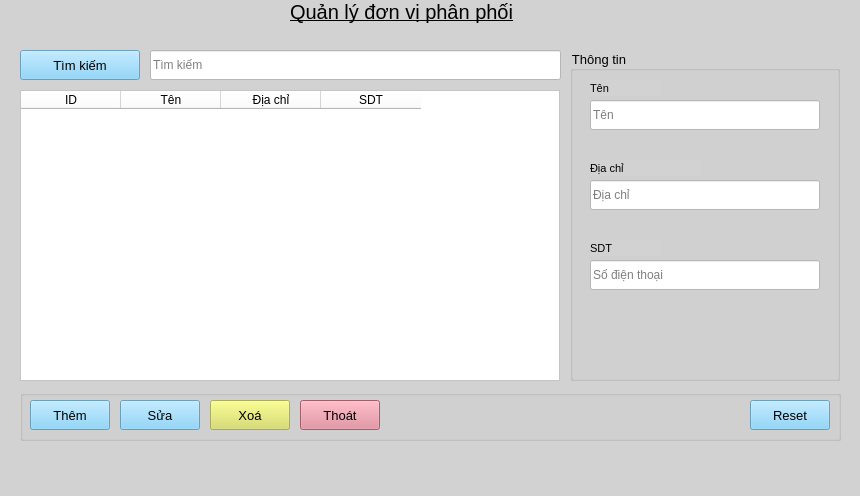
<?xml version="1.0" encoding="UTF-8"?>
<ui version="4.0">
 <class>qldvppWindow</class>
 <widget class="QMainWindow" name="qldvppWindow">
  <property name="geometry">
   <rect>
    <x>0</x>
    <y>0</y>
    <width>860</width>
    <height>496</height>
   </rect>
  </property>
  <property name="windowTitle">
   <string>MainWindow</string>
  </property>
  <property name="styleSheet">
   <string notr="true">background-color:rgba(210, 210, 210,1);</string>
  </property>
  <widget class="QWidget" name="centralwidget">
   <widget class="QTableWidget" name="tb_qldvpp">
    <property name="geometry">
     <rect>
      <x>20</x>
      <y>90</y>
      <width>540</width>
      <height>291</height>
     </rect>
    </property>
    <property name="cursor" stdset="0">
     <cursorShape>PointingHandCursor</cursorShape>
    </property>
    <property name="styleSheet">
     <string notr="true">background-color:rgba(255, 255, 255, 1);</string>
    </property>
    <column>
     <property name="text">
      <string>ID</string>
     </property>
    </column>
    <column>
     <property name="text">
      <string>Tên</string>
     </property>
    </column>
    <column>
     <property name="text">
      <string>Địa chỉ</string>
     </property>
    </column>
    <column>
     <property name="text">
      <string>SDT</string>
     </property>
    </column>
   </widget>
   <widget class="QLabel" name="lb_qldvpp">
    <property name="geometry">
     <rect>
      <x>290</x>
      <y>0</y>
      <width>331</width>
      <height>41</height>
     </rect>
    </property>
    <property name="font">
     <font>
      <pointsize>15</pointsize>
      <underline>true</underline>
     </font>
    </property>
    <property name="text">
     <string>Quản lý đơn vị phân phối</string>
    </property>
    <property name="alignment">
     <set>Qt::AlignLeading|Qt::AlignLeft|Qt::AlignTop</set>
    </property>
   </widget>
   <widget class="QLineEdit" name="tim_qldvpp">
    <property name="geometry">
     <rect>
      <x>150</x>
      <y>50</y>
      <width>411</width>
      <height>30</height>
     </rect>
    </property>
    <property name="styleSheet">
     <string notr="true">background-color:rgba(255, 255, 255, 1);</string>
    </property>
    <property name="placeholderText">
     <string>Tìm kiếm</string>
    </property>
   </widget>
   <widget class="QGroupBox" name="grb_qlch">
    <property name="geometry">
     <rect>
      <x>570</x>
      <y>50</y>
      <width>270</width>
      <height>331</height>
     </rect>
    </property>
    <property name="font">
     <font>
      <pointsize>10</pointsize>
     </font>
    </property>
    <property name="styleSheet">
     <string notr="true">background-color:rgba(210, 210, 210,1);</string>
    </property>
    <property name="title">
     <string>Thông tin</string>
    </property>
    <widget class="QLineEdit" name="txt_qldvpp_ten">
     <property name="geometry">
      <rect>
       <x>20</x>
       <y>50</y>
       <width>230</width>
       <height>30</height>
      </rect>
     </property>
     <property name="styleSheet">
      <string notr="true">background-color:rgba(255, 255, 255, 1);</string>
     </property>
     <property name="placeholderText">
      <string>Tên</string>
     </property>
    </widget>
    <widget class="QLineEdit" name="txt_qldvpp_dc">
     <property name="geometry">
      <rect>
       <x>20</x>
       <y>130</y>
       <width>230</width>
       <height>30</height>
      </rect>
     </property>
     <property name="styleSheet">
      <string notr="true">background-color:rgba(255, 255, 255, 1);</string>
     </property>
     <property name="placeholderText">
      <string>Địa chỉ</string>
     </property>
    </widget>
    <widget class="QLineEdit" name="txt_qldvpp_sdt">
     <property name="geometry">
      <rect>
       <x>20</x>
       <y>210</y>
       <width>230</width>
       <height>30</height>
      </rect>
     </property>
     <property name="styleSheet">
      <string notr="true">background-color:rgba(255, 255, 255, 1);</string>
     </property>
     <property name="placeholderText">
      <string>Số điện thoại</string>
     </property>
    </widget>
    <widget class="QLabel" name="lb_qldvpp_ten">
     <property name="geometry">
      <rect>
       <x>20</x>
       <y>30</y>
       <width>71</width>
       <height>16</height>
      </rect>
     </property>
     <property name="font">
      <font>
       <pointsize>8</pointsize>
      </font>
     </property>
     <property name="text">
      <string>Tên</string>
     </property>
    </widget>
    <widget class="QLabel" name="lb_qldvpp_dc">
     <property name="geometry">
      <rect>
       <x>20</x>
       <y>110</y>
       <width>111</width>
       <height>16</height>
      </rect>
     </property>
     <property name="font">
      <font>
       <pointsize>8</pointsize>
      </font>
     </property>
     <property name="text">
      <string>Địa chỉ</string>
     </property>
    </widget>
    <widget class="QLabel" name="lb_qldvpp_sdt">
     <property name="geometry">
      <rect>
       <x>20</x>
       <y>190</y>
       <width>71</width>
       <height>16</height>
      </rect>
     </property>
     <property name="font">
      <font>
       <pointsize>8</pointsize>
      </font>
     </property>
     <property name="text">
      <string>SDT</string>
     </property>
    </widget>
   </widget>
   <widget class="QPushButton" name="btn_timkiem_qldvpp">
    <property name="geometry">
     <rect>
      <x>20</x>
      <y>50</y>
      <width>120</width>
      <height>30</height>
     </rect>
    </property>
    <property name="font">
     <font>
      <pointsize>10</pointsize>
     </font>
    </property>
    <property name="cursor">
     <cursorShape>PointingHandCursor</cursorShape>
    </property>
    <property name="styleSheet">
     <string notr="true">background-color:rgba(118, 203, 248, 0.8);
</string>
    </property>
    <property name="text">
     <string>Tìm kiếm</string>
    </property>
   </widget>
   <widget class="QGroupBox" name="groupBox">
    <property name="geometry">
     <rect>
      <x>20</x>
      <y>390</y>
      <width>821</width>
      <height>51</height>
     </rect>
    </property>
    <property name="title">
     <string/>
    </property>
    <widget class="QPushButton" name="btn_again">
     <property name="geometry">
      <rect>
       <x>730</x>
       <y>10</y>
       <width>80</width>
       <height>30</height>
      </rect>
     </property>
     <property name="font">
      <font>
       <pointsize>10</pointsize>
      </font>
     </property>
     <property name="cursor">
      <cursorShape>PointingHandCursor</cursorShape>
     </property>
     <property name="styleSheet">
      <string notr="true">background-color:rgba(118, 203, 248, 0.8);
</string>
     </property>
     <property name="text">
      <string>Reset</string>
     </property>
    </widget>
    <widget class="QPushButton" name="btn_thoat_qldvpp">
     <property name="geometry">
      <rect>
       <x>280</x>
       <y>10</y>
       <width>80</width>
       <height>30</height>
      </rect>
     </property>
     <property name="font">
      <font>
       <pointsize>10</pointsize>
      </font>
     </property>
     <property name="cursor">
      <cursorShape>PointingHandCursor</cursorShape>
     </property>
     <property name="styleSheet">
      <string notr="true">background-color: rgba(225, 130, 146, 1);</string>
     </property>
     <property name="text">
      <string>Thoát</string>
     </property>
    </widget>
    <widget class="QPushButton" name="btn_them_qldvpp">
     <property name="geometry">
      <rect>
       <x>10</x>
       <y>10</y>
       <width>80</width>
       <height>30</height>
      </rect>
     </property>
     <property name="font">
      <font>
       <pointsize>10</pointsize>
      </font>
     </property>
     <property name="cursor">
      <cursorShape>PointingHandCursor</cursorShape>
     </property>
     <property name="styleSheet">
      <string notr="true">background-color:rgba(118, 203, 248, 0.8);
</string>
     </property>
     <property name="text">
      <string>Thêm</string>
     </property>
    </widget>
    <widget class="QPushButton" name="btn_sua_qldvpp">
     <property name="geometry">
      <rect>
       <x>100</x>
       <y>10</y>
       <width>80</width>
       <height>30</height>
      </rect>
     </property>
     <property name="font">
      <font>
       <pointsize>10</pointsize>
      </font>
     </property>
     <property name="cursor">
      <cursorShape>PointingHandCursor</cursorShape>
     </property>
     <property name="styleSheet">
      <string notr="true">background-color:rgba(118, 203, 248, 0.8);
</string>
     </property>
     <property name="text">
      <string>Sửa</string>
     </property>
    </widget>
    <widget class="QPushButton" name="btn_xoa_qldvpp">
     <property name="geometry">
      <rect>
       <x>190</x>
       <y>10</y>
       <width>80</width>
       <height>30</height>
      </rect>
     </property>
     <property name="font">
      <font>
       <pointsize>10</pointsize>
      </font>
     </property>
     <property name="cursor">
      <cursorShape>PointingHandCursor</cursorShape>
     </property>
     <property name="styleSheet">
      <string notr="true">background-color:rgba(215, 220, 88, 0.77);</string>
     </property>
     <property name="text">
      <string>Xoá</string>
     </property>
    </widget>
   </widget>
  </widget>
  <widget class="QMenuBar" name="menubar">
   <property name="geometry">
    <rect>
     <x>0</x>
     <y>0</y>
     <width>860</width>
     <height>26</height>
    </rect>
   </property>
  </widget>
  <widget class="QStatusBar" name="statusbar"/>
 </widget>
 <resources/>
 <connections/>
</ui>
